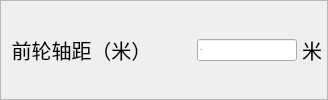
               <widget class="QFrame" name="VehicleFrame3_2">
                <property name="font">
                 <font>
                  <pointsize>10</pointsize>
                 </font>
                </property>
                <property name="frameShape">
                 <enum>QFrame::StyledPanel</enum>
                </property>
                <property name="frameShadow">
                 <enum>QFrame::Raised</enum>
                </property>
                <layout class="QGridLayout" name="gridLayout_27">
                 <property name="leftMargin">
                  <number>5</number>
                 </property>
                 <property name="topMargin">
                  <number>5</number>
                 </property>
                 <property name="rightMargin">
                  <number>5</number>
                 </property>
                 <property name="bottomMargin">
                  <number>5</number>
                 </property>
                 <property name="spacing">
                  <number>5</number>
                 </property>
                 <item row="0" column="0">
                  <layout class="QHBoxLayout" name="horizontalLayout_52">
                   <item>
                    <widget class="QLabel" name="VehicleFrame3_label1_2">
                     <property name="font">
                      <font>
                       <pointsize>15</pointsize>
                      </font>
                     </property>
                     <property name="text">
                      <string> 前轮轴距（米）</string>
                     </property>
                    </widget>
                   </item>
                   <item>
                    <spacer name="horizontalSpacer_17">
                     <property name="orientation">
                      <enum>Qt::Horizontal</enum>
                     </property>
                     <property name="sizeHint" stdset="0">
                      <size>
                       <width>40</width>
                       <height>20</height>
                      </size>
                     </property>
                    </spacer>
                   </item>
                   <item>
                    <widget class="QLineEdit" name="lineEdit_tFrontWheel">
                     <property name="minimumSize">
                      <size>
                       <width>100</width>
                       <height>0</height>
                      </size>
                     </property>
                     <property name="maximumSize">
                      <size>
                       <width>100</width>
                       <height>16777215</height>
                      </size>
                     </property>
                     <property name="font">
                      <font>
                       <pointsize>-1</pointsize>
                      </font>
                     </property>
                     <property name="text">
                      <string>1.63</string>
                     </property>
                    </widget>
                   </item>
                   <item>
                    <widget class="QLabel" name="VehicleFrame3_label2_2">
                     <property name="font">
                      <font>
                       <pointsize>15</pointsize>
                      </font>
                     </property>
                     <property name="text">
                      <string>米</string>
                     </property>
                    </widget>
                   </item>
                  </layout>
                 </item>
                </layout>
               </widget>
